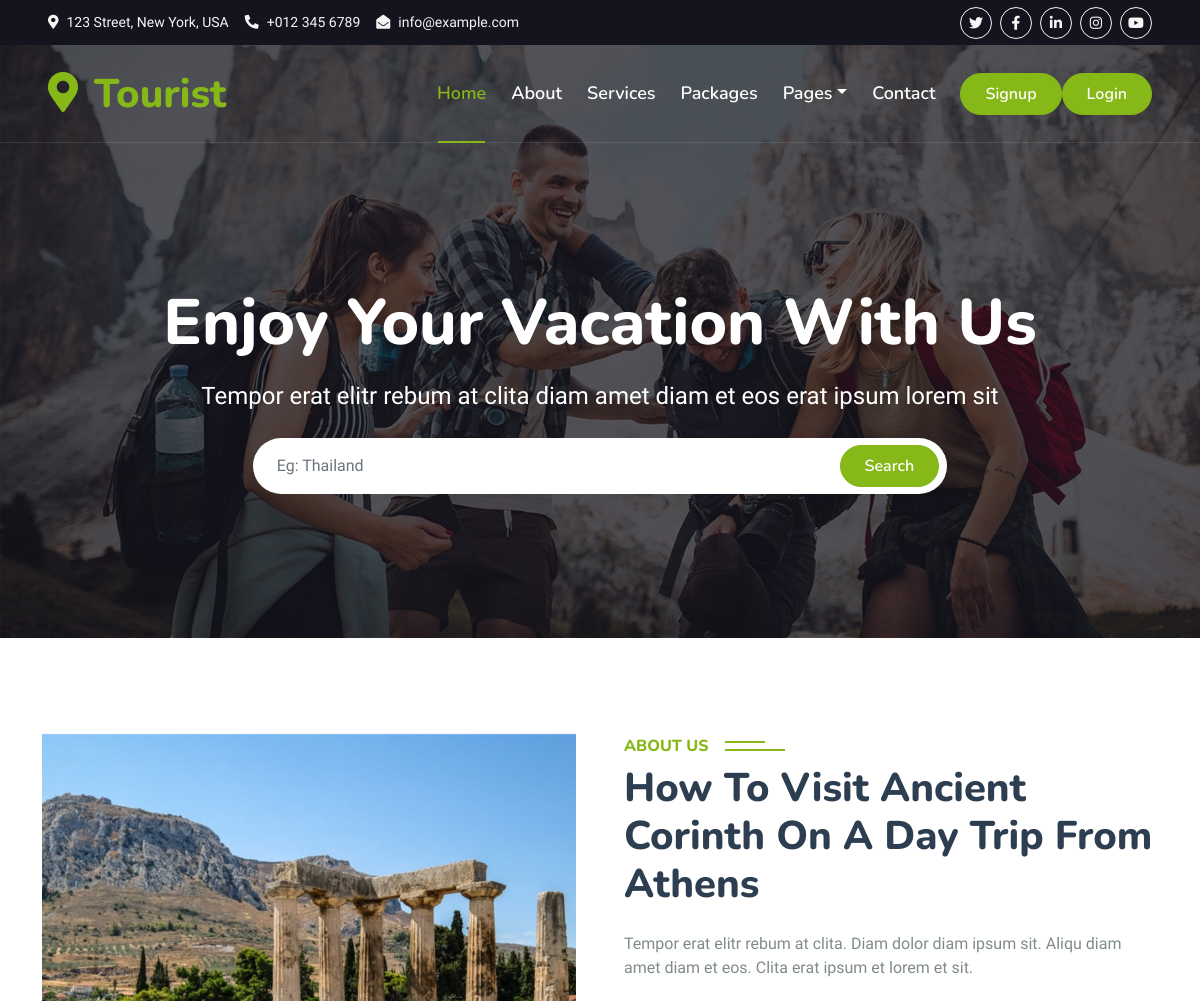
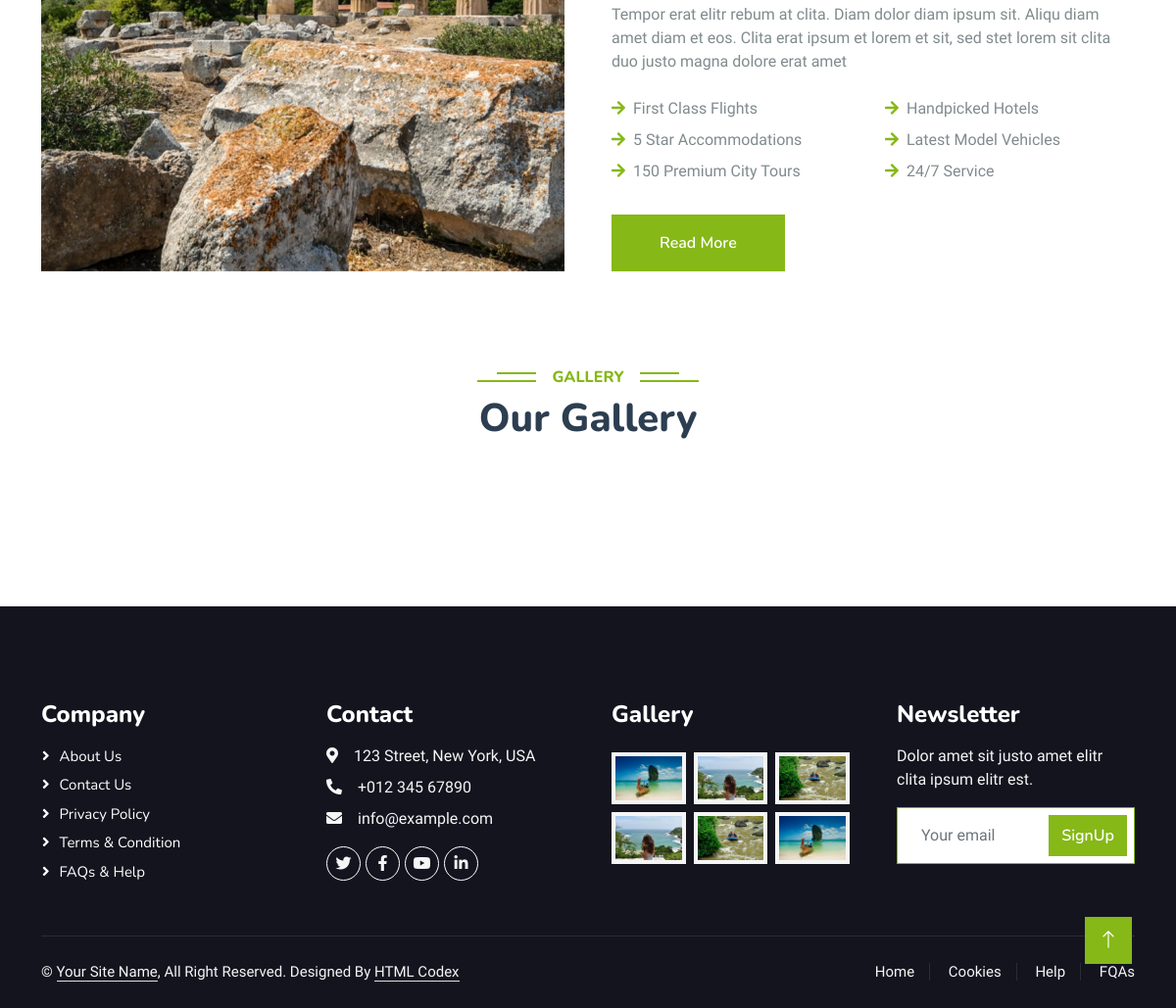
The app's page /blog/my-title-4 with its own data (2 pictures, top to bottom).
### tables this page shows
CREATE TABLE `posts` (
  `id` int(11) NOT NULL,
  `slug` text NOT NULL,
  `post_type` int(11) NOT NULL,
  `banner_img` varchar(100) NOT NULL,
  `title` varchar(200) NOT NULL,
  `sub_title` text NOT NULL,
  `description` text NOT NULL,
  `posted_date` timestamp NOT NULL DEFAULT current_timestamp(),
  `publish_date` date DEFAULT NULL,
  `event_date` date DEFAULT NULL,
  `attachment` text DEFAULT NULL,
  `is_new` tinyint(4) DEFAULT NULL,
  `tags` text DEFAULT NULL,
  `is_active` tinyint(4) NOT NULL
);

### application/controllers/FrontendController.php (called while the page is built, shortened)
<?php
class FrontendController extends CI_Controller {
	public function __construct() {
		$this->load->model('FrontendModel', 'front');
	 }
	public function postDetails($slug)
	{
		$data['post'] = $this->front->get_one_post($slug);
		$data['title'] = ucfirst('Post Detail');
		$data['content'] = $this->load->view('post_detail', $data, true);
        $this->load->view('layout', $data);
	}
}

### index.php (called while the page is built, shortened)
<?php
require_once BASEPATH.'core/CodeIgniter.php';

### application/models/FrontendModel.php (called while the page is built, shortened)
<?php
class FrontendModel extends CI_Model
{
    public function get_one_post($slug)
	{
        $result =  $this->db->get_where('posts', ['slug' => $slug])->row();
		return $result;
	}
}

### application/helpers/setting_helper.php (called while the page is built, shortened)
<?php
function get_all_gallery_img_by_post_id($post_id){
	$CI = & get_instance();
	$CI->db->select('*');
	$CI->db->from('gallery');
	$CI->db->where("post_id",$post_id);
	$query = $CI->db->get()->result();
	if(!empty($query)){
		return $query;
	}else{
		return;
	}
}

### application/views/post_detail.php (the view, shortened to what this page needs)
<div class="container-xxl py-5">
        <div class="container">
            <div class="row g-5">
                <div class="col-lg-6 wow fadeInUp" data-wow-delay="0.1s" style="min-height: 400px;">
                    <div class="position-relative h-100">
                        <img class="img-fluid position-absolute w-100 h-100" src="<?php echo base_url().$post->banner_img; ?>" alt="" style="object-fit: cover;">
                    </div>
                </div>
                <div class="col-lg-6 wow fadeInUp" data-wow-delay="0.3s">
                    <h6 class="section-title bg-white text-start text-primary pe-3">About Us</h6>
                    <h1 class="mb-4"><?php echo $post->title; ?></h1>
                    <?php echo $post->description; ?>
                    <a class="btn btn-primary py-3 px-5 mt-2" href="">Read More</a>
                </div>
            </div>
        </div>
    </div>
    <?php
    $gallery = get_all_gallery_img_by_post_id($post->id);
    if($gallery){
    ?>
    <div class="container-xxl py-5">
        <div class="container">
            <div class="text-center wow fadeInUp" data-wow-delay="0.1s">
                <h6 class="section-title bg-white text-center text-primary px-3">Gallery</h6>
                <h1 class="mb-5">Our Gallery</h1>
            </div>
            <div class="row g-4">
             <?php foreach ($gallery as $row) {?>
            <div class="col-lg-3 col-sm-6 wow fadeInUp" data-wow-delay="0.3s">
                </div>
            <?php } ?>
            </div>
        </div>
    </div>
    <?php } ?>

### assets_front/css/style.css (style rules this page uses)
:root { --primary: #86B817; --secondary: #FE8800; --light: #F5F5F5; --dark: #14141F; }
.btn { font-family: 'Nunito', sans-serif; font-weight: 600; transition: .5s; }
.btn.btn-primary, .btn.btn-secondary { color: #FFFFFF; }
.section-title { position: relative; display: inline-block; text-transform: uppercase; }
.section-title::before { position: absolute; content: ""; width: calc(100% + 80px); height: 2px; top: 4px; left: -40px; background: var(--primary); z-index: -1; }
.section-title::after { position: absolute; content: ""; width: calc(100% + 120px); height: 2px; bottom: 5px; left: -60px; background: var(--primary); z-index: -1; }
.section-title.text-start::before { width: calc(100% + 40px); left: 0; }
.section-title.text-start::after { width: calc(100% + 60px); left: 0; }

### records on screen
posts: banner_img (picture), title "How To Visit Ancient Corinth On A Day Trip From Athens", description "Tempor erat elitr rebum at clita. Diam dolor diam ipsum sit. Aliqu diam amet diam et eos. Clita erat ipsum et lorem et sit. Tempor erat elitr rebum at clita. Diam dolor diam ipsum sit. Aliqu diam amet diam et eos. Clita erat ipsum et lorem et sit, sed stet lorem sit clita duo justo magna dolore erat amet First Class Flights Handpicked Hotels 5 Star Accommodations Latest Model Vehicles 150 Premium City Tours 24/7 Service"
